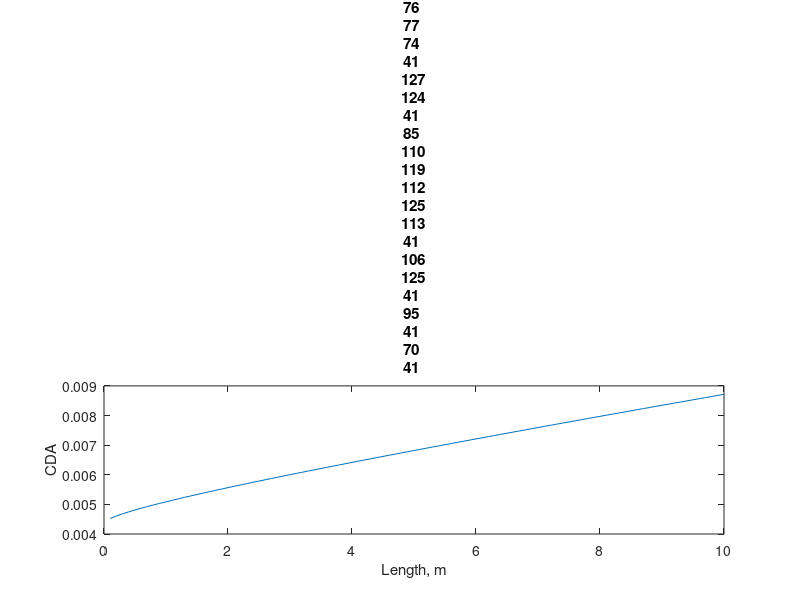

The MATLAB source for this figure:
clear all
close all

V = 9; %approximate planing speed
l = 0:.1:10;

alpha = 4*pi/180;
RE = V*l*(1.053*10^6);

CDA = (1.0668^2*pi*alpha^2)/4 + .88*alpha^3*l + 1.328*l./(RE.^.5);

h1 = figure(1);
plot(l, CDA)
hold on
title("CDA vs Length at V = " + V)
xlabel("Length, m")
ylabel("CDA")